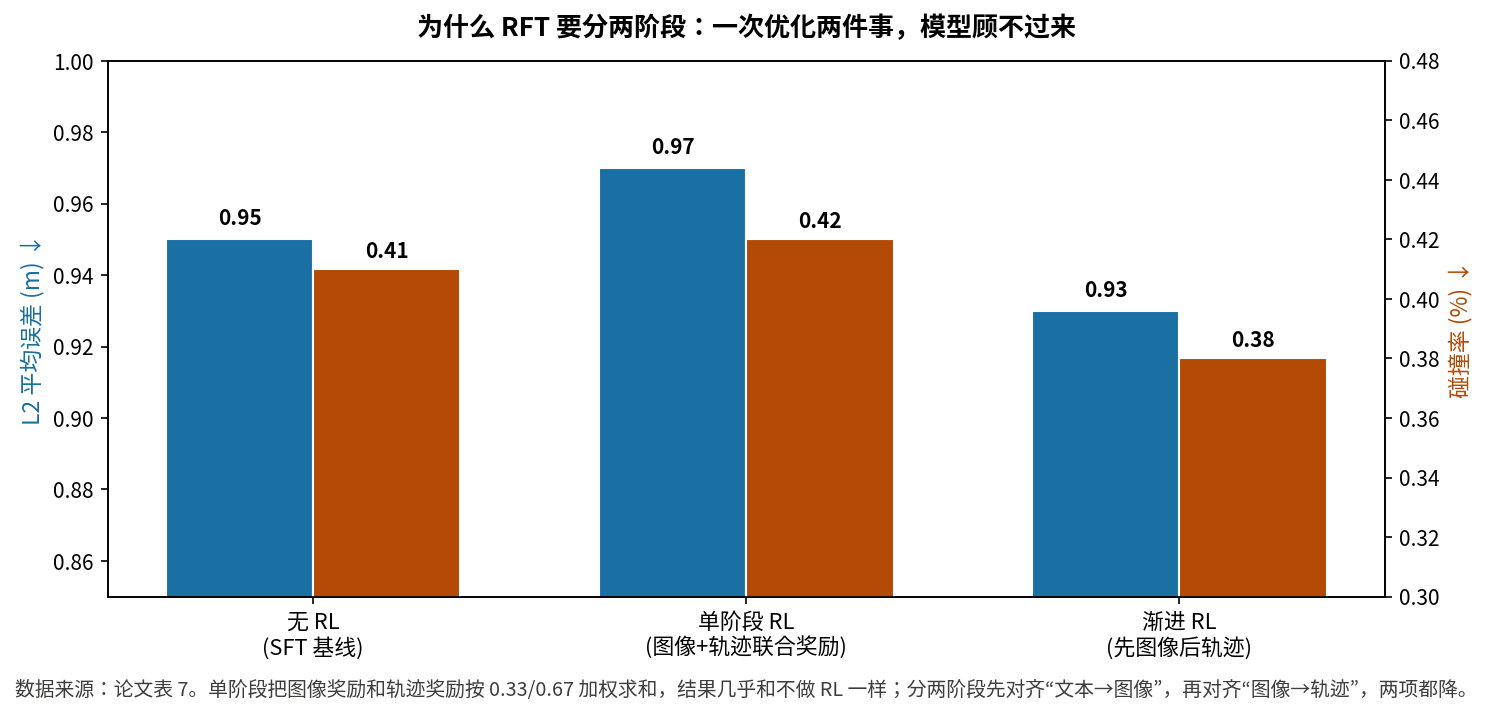

Python code for this plot:
"""MindDriver 表7：渐进式 RFT vs 单阶段 RFT 的消融（nuScenes, ST-P3 口径）。"""
import matplotlib
matplotlib.use("Agg")
import numpy as np
import matplotlib.pyplot as plt

plt.rcParams["font.sans-serif"] = ["Noto Sans CJK JP", "DejaVu Sans"]
plt.rcParams["axes.unicode_minus"] = False

strategies = ["无 RL\n(SFT 基线)", "单阶段 RL\n(图像+轨迹联合奖励)", "渐进 RL\n(先图像后轨迹)"]
l2_avg  = [0.95, 0.97, 0.93]
col_avg = [0.41, 0.42, 0.38]

x = np.arange(len(strategies)); w = 0.34
fig, ax1 = plt.subplots(figsize=(10, 4.6))
b1 = ax1.bar(x - w/2, l2_avg, w, label="L2 平均误差 (m)", color="#1a6fa3", edgecolor="white")
ax1.set_ylabel("L2 平均误差 (m) ↓", fontsize=11, color="#1a6fa3")
ax1.set_xticks(x); ax1.set_xticklabels(strategies, fontsize=10.5)
ax1.set_ylim(0.85, 1.0)
ax2 = ax1.twinx()
b2 = ax2.bar(x + w/2, col_avg, w, label="碰撞率 (%)", color="#b34a06", edgecolor="white")
ax2.set_ylabel("碰撞率 (%) ↓", fontsize=11, color="#b34a06")
ax2.set_ylim(0.30, 0.48)
for b in list(b1) + list(b2):
    h = b.get_height()
    (ax1 if b in b1 else ax2).text(b.get_x() + b.get_width()/2, h + 0.004,
                                   f"{h:.2f}", ha="center", fontsize=10, weight="bold")
ax1.set_title("为什么 RFT 要分两阶段：一次优化两件事，模型顾不过来",
              fontsize=12.5, weight="bold", pad=12)
fig.text(0.5, -0.02, "数据来源：论文表 7。单阶段把图像奖励和轨迹奖励按 0.33/0.67 加权求和，"
         "结果几乎和不做 RL 一样；分两阶段先对齐“文本→图像”，再对齐“图像→轨迹”，两项都降。",
         ha="center", fontsize=9.5, color="#3d3d3a")
fig.tight_layout()
fig.savefig("/home/hatch/workspace/your_files/paper-xray-100/papers/081-Agent-minddriver/fig-rft-ablation.png",
            dpi=150, bbox_inches="tight")
print("saved fig-rft-ablation.png")
